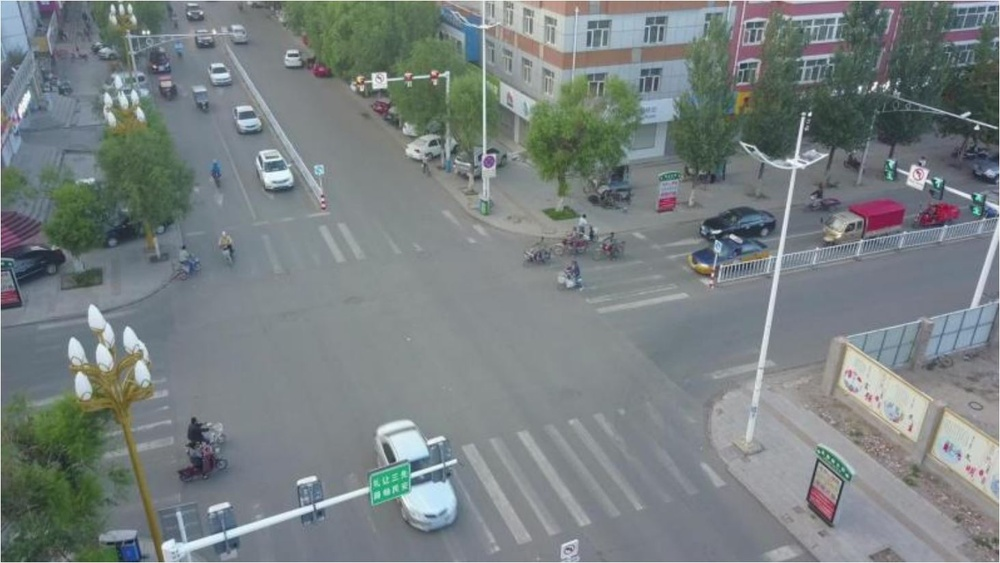
#> input picture semester 1/autonomous aerial vehicles/assingment/code/2/images/Capture.JPG, 1000 x 563 px, shrunk from 1463 x 824 before the run
$ jupyter execute code.ipynb
#> lines starting #> are read from the running program, lines starting #| are printed output that depends on the picture; after the words box and inside, x2 and y2 are one past the last pixel; in counts of white or black regions, pixels touching at a corner belong together
[cell 1]
import os
import cv2
import math
import numpy as np

[cell 2]
def find_vanishing_point(lines):
    """
    Calculate the vanishing point from a set of lines.
    :param lines: List of lines in the format [[x1, y1, x2, y2], ...]
    :return: Vanishing point as (x, y)
    """
    intersections = []

    # Iterate through pairs of lines to calculate intersections
    for i, line1 in enumerate(lines):
        for line2 in lines[i + 1:]:
            x1, y1, x2, y2 = line1[0]
            x3, y3, x4, y4 = line2[0]

            # Calculate line coefficients (a1*x + b1*y + c1 = 0)
            a1, b1, c1 = y2 - y1, x1 - x2, x2 * y1 - x1 * y2
            a2, b2, c2 = y4 - y3, x3 - x4, x4 * y3 - x3 * y4

            # Solve for intersection point using determinant
            det = a1 * b2 - a2 * b1
            if det != 0:  # Lines are not parallel
                x = (b1 * c2 - b2 * c1) / det
                y = (a2 * c1 - a1 * c2) / det
                intersections.append((x, y))

    # Average all intersection points to find the vanishing point
    if intersections:
        vp = np.mean(intersections, axis=0)
        return tuple(map(int, vp))
    else:
        return None

[cell 3]
# Load an image
image = cv2.imread("images/Capture.JPG")
#> image is the input picture: shape (563, 1000, 3); mean B, G, R 129.2, 128.3, 120.6
gray = cv2.cvtColor(image, cv2.COLOR_BGR2GRAY)
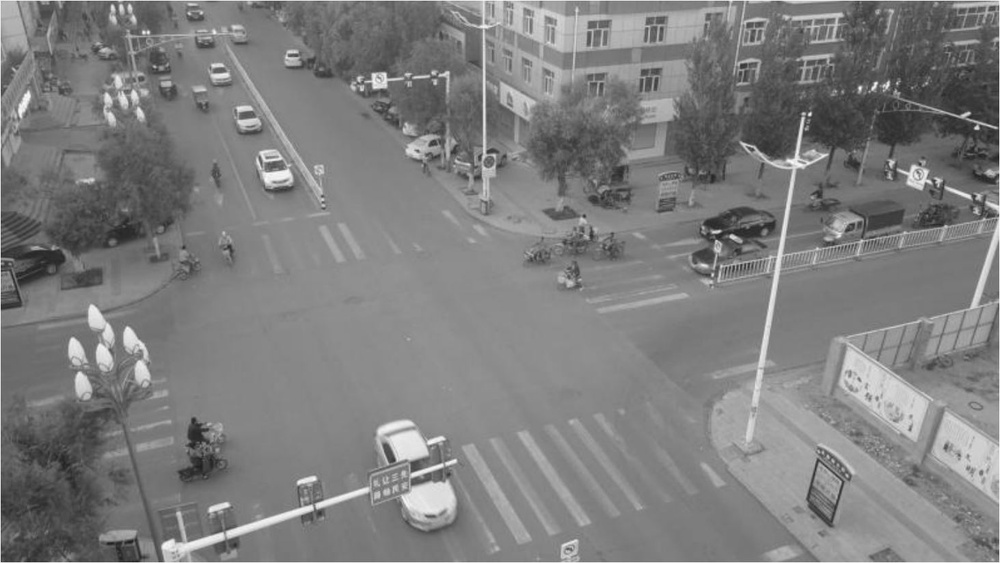
#> gray: shape (563, 1000); min 27, max 252, mean 126.1

# Detect edges and lines
edges = cv2.Canny(gray, 50, 150, apertureSize=3)
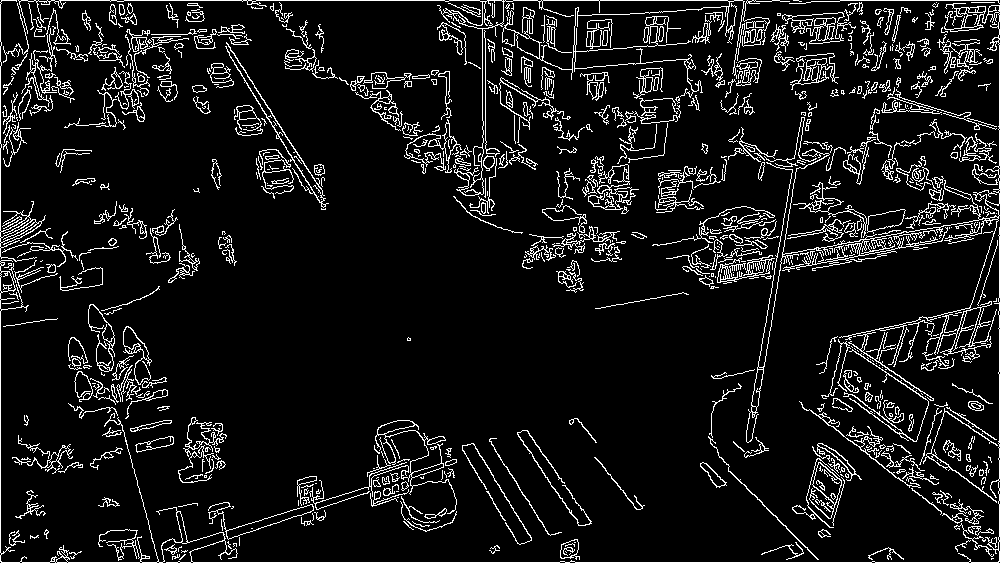
#> edges: shape (563, 1000); 8.8% white in thin lines or dots
lines = cv2.HoughLinesP(edges, 1, np.pi / 180, threshold=100, minLineLength=50, maxLineGap=10)
#> lines = 226 rows, first 6: [1, 562, 998, 562], [1, 0, 755, 0], [0, 561, 0, 2], [999, 203, 999, 3], [695, 272, 998, 218], [136, 557, 466, 456]

# Find the vanishing point
if lines is not None:
    vanishing_point = find_vanishing_point(lines)
#> the loop in find_vanishing_point, `for i, line1 in enumerate(lines):` made 226 passes
#> after the loop in find_vanishing_point, `for i, line1 in enumerate(lines):`: intersections = 25204 items
#> in find_vanishing_point, `vp = np.mean(intersections, axis=0)`: vp = [866.1, 98.78]
#> vanishing_point = (866, 98)
    if vanishing_point:
        # Draw the vanishing point on the image
        cv2.circle(image, vanishing_point, 10, (0, 0, 255), -1)
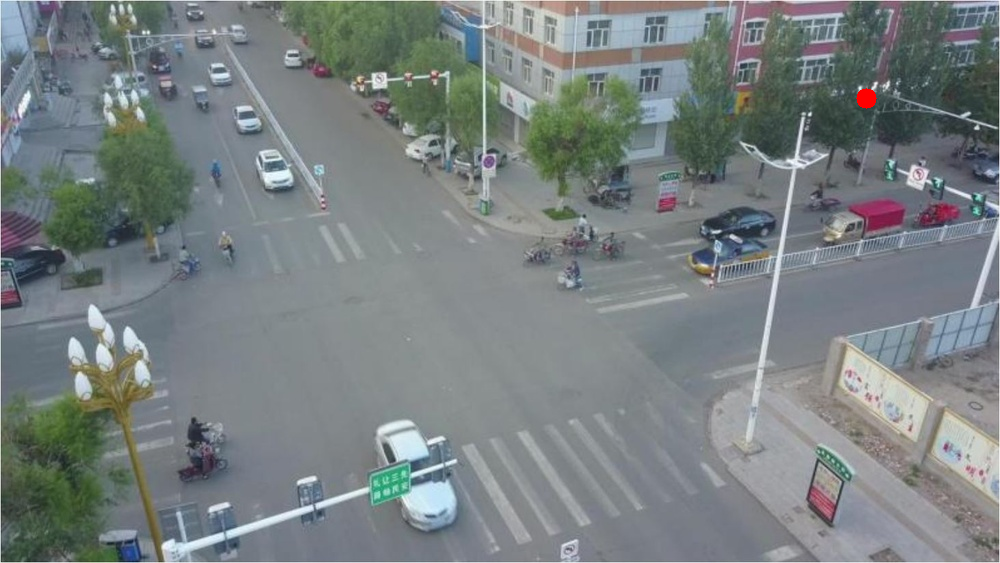
#> image: shape (563, 1000, 3); 0.06% of pixels changed, all inside (x1, y1, x2, y2) = (856, 88, 877, 109)
        print(f"Vanishing Point: {vanishing_point}")
#| Vanishing Point: (866, 98)
    else:
        print("No vanishing point found.")
else:
    print("No lines detected.")

[cell 4]
vanishing_point
#> Out = (866, 98)

[cell 5]
pitch = np.arctan(vanishing_point[0] - vanishing_point[1])
#> pitch = 1.57

[cell 6]
pitch
#> Out = 1.57
